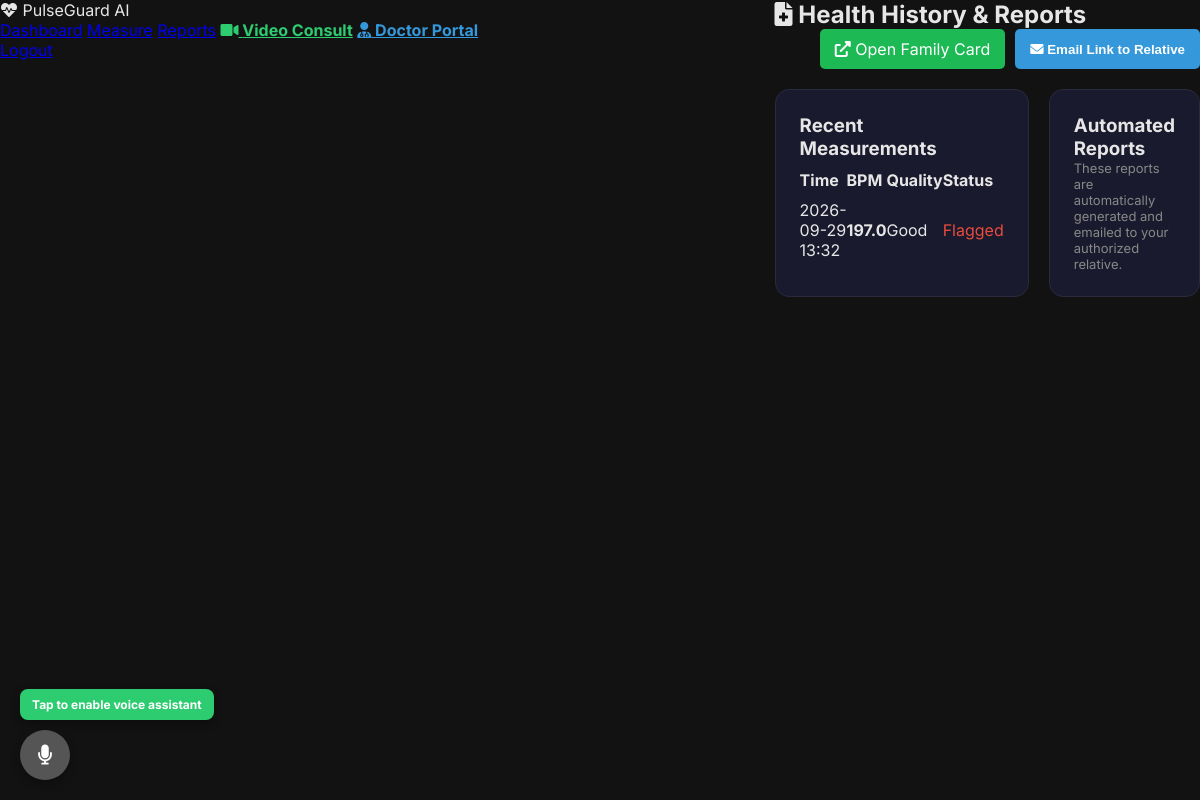
The app's page /reports (signed in), older data.
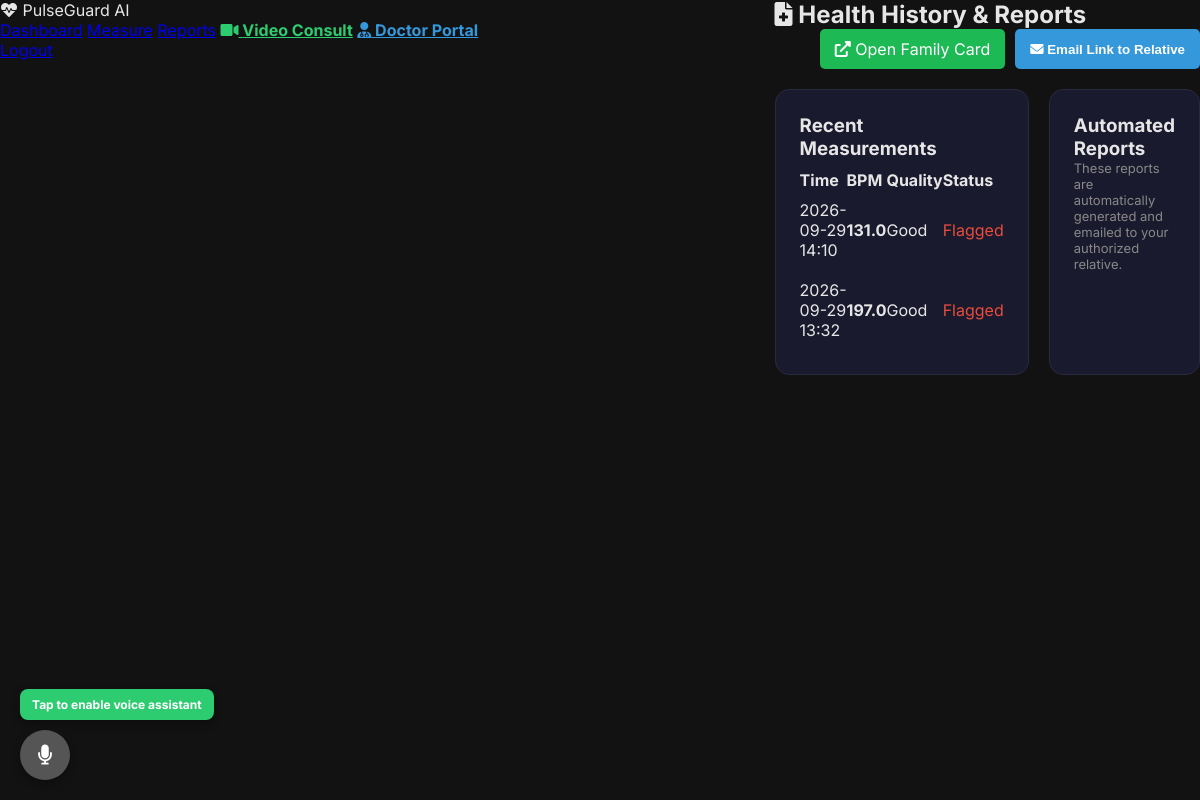
The same page, newer data.
### app.py (models this page shows)
class HealthMeasurement(db.Model):
    id = db.Column(db.Integer, primary_key=True)
    user_id = db.Column(db.Integer, db.ForeignKey('user.id'), nullable=False)
    timestamp = db.Column(db.DateTime, default=datetime.datetime.utcnow)
    bpm = db.Column(db.Float, nullable=False)
    signal_quality = db.Column(db.String(20))
    source = db.Column(db.String(20))
    is_abnormal = db.Column(db.Boolean, default=False)
    ai_analysis = db.Column(db.Text)

### app.py (the view)
@app.route('/reports')
@login_required
def reports():
    measurements = HealthMeasurement.query.filter_by(user_id=current_user.id).order_by(HealthMeasurement.timestamp.desc()).limit(50).all()
    user_reports = Report.query.filter_by(user_id=current_user.id).order_by(Report.generated_at.desc()).all()
    return render_template('reports.html', measurements=measurements, reports=user_reports)

### app.py (called while the page is built)
@login_manager.user_loader
def load_user(user_id):
    return User.query.get(int(user_id))

### templates/reports.html (shortened to what this page needs)
<!DOCTYPE html>
<html lang="en" data-theme="dark">
<head>
  <link rel="stylesheet" href="/static/pulseguard.css">
  <link href="https://cdnjs.cloudflare.com/ajax/libs/font-awesome/6.0.0/css/all.min.css" rel="stylesheet">
</head>
<body>
  <nav class="pg-nav">
    <div class="nav-logo"><i class="fas fa-heartbeat"></i> PulseGuard AI</div>
    <div class="nav-links">
      <a href="/dashboard">Dashboard</a>
      <a href="/heartrate">Measure</a>
      <a href="/reports" class="active">Reports</a>
      <a href="/appointments" style="color:#2ecc71; font-weight:700;"><i class="fas fa-video"></i> Video Consult</a>
      <a href="/doctor" style="color:#3498db; font-weight:700;"><i class="fas fa-user-md"></i> Doctor Portal</a>
      <a href="/logout">Logout</a>
    </div>
  </nav>
  <main class="pg-main">
    <h2><i class="fas fa-file-medical"></i> Health History & Reports</h2>
    <div style="margin-bottom: 20px; text-align: right; display: flex; justify-content: flex-end; gap: 10px;">
        <a href="/family/{{ current_user.id }}" target="_blank" class="btn-primary" style="padding: 10px 15px; border-radius: 5px; text-decoration: none; color: white; background: var(--primary);">
            <i class="fas fa-external-link-alt"></i> Open Family Card
        </a>
        <button onclick="emailRelative()" class="btn-primary" style="padding: 10px 15px; border-radius: 5px; text-decoration: none; color: white; background: #3498db; border: none; cursor: pointer; font-weight: 600;">
            <i class="fas fa-envelope"></i> Email Link to Relative
        </button>
    </div>
    <div class="grid-2">
      <div class="card">
        <h3>Recent Measurements</h3>
        <table style="width:100%; text-align:left; border-collapse:collapse; margin-top: 10px;">
          <tr><th>Time</th><th>BPM</th><th>Quality</th><th>Status</th></tr>
          {% for m in measurements %}
          <tr style="border-bottom: 1px solid var(--border);">
            <td style="padding: 10px 0;">{{ m.timestamp.strftime('%Y-%m-%d %H:%M') }}</td>
            <td><b>{{ m.bpm | round }}</b></td>
            <td>{{ m.signal_quality }}</td>
            <td>{% if m.is_abnormal %}<span style="color:var(--danger)">Flagged</span>{% else %}<span style="color:var(--primary)">Normal</span>{% endif %}</td>
          </tr>
          {% endfor %}
        </table>
      </div>
      <div class="card">
        <h3>Automated Reports</h3>
        <p style="font-size: 13px; color: var(--muted);">These reports are automatically generated and emailed to your authorized relative.</p>
      </div>
    </div>
  </main>
</body>
</html>

Row changes from the older to the newer data that the page shows:
added HealthMeasurement: timestamp "2026-09-29 14:10", bpm "131.0", signal_quality "Good", is_abnormal "Flagged"
